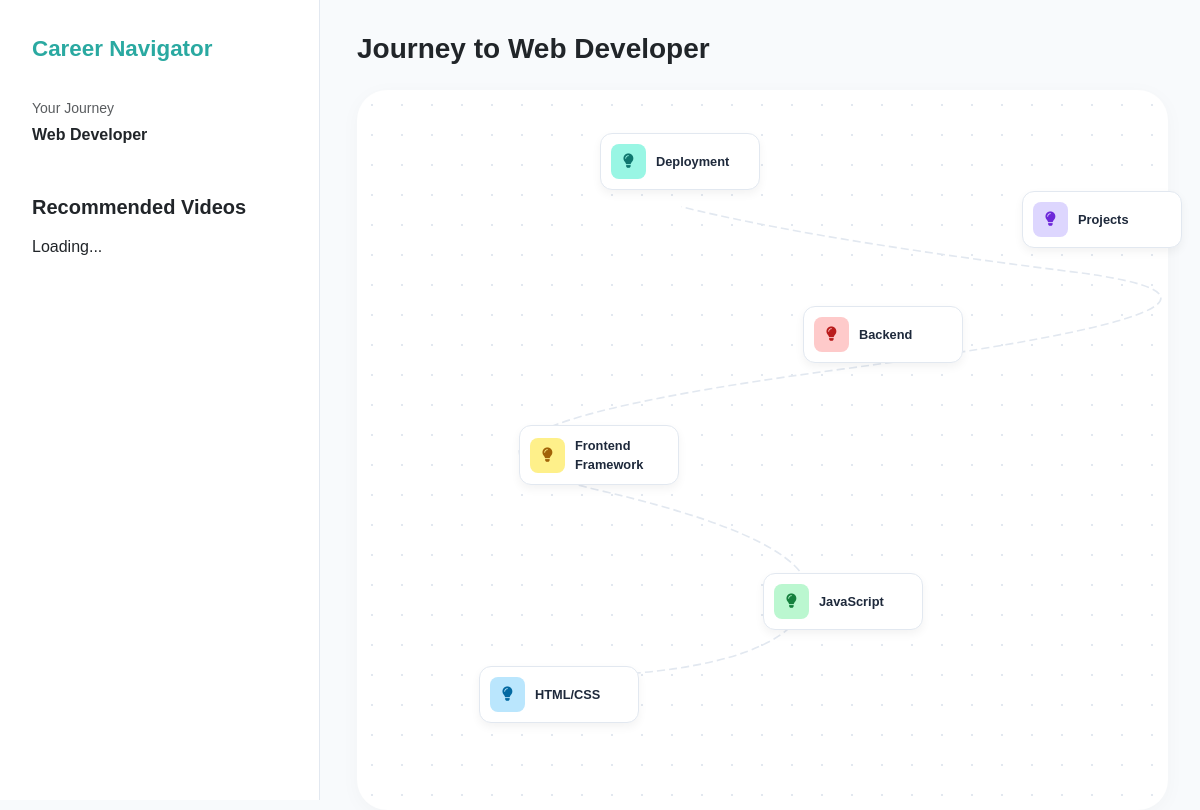
The page /roadmap_details.php on the database its author committed.
### tables this page shows
CREATE TABLE `user_profile` (
  `profile_id` int(10) UNSIGNED NOT NULL,
  `user_id` int(10) UNSIGNED NOT NULL,
  `full_name` varchar(100) NOT NULL,
  `education_level` varchar(100) DEFAULT NULL,
  `experience_level` varchar(100) DEFAULT NULL,
  `age` int(11) DEFAULT NULL,
  `gender` enum('Male','Female','Other') DEFAULT NULL,
  `preferred_industries` varchar(255) DEFAULT NULL,
  `skills` varchar(255) DEFAULT NULL,
  `target_career` varchar(100) DEFAULT NULL,
  `bio` text DEFAULT NULL,
  `profile_completed` tinyint(1) DEFAULT 0,
  `profile_picture` varchar(255) DEFAULT NULL,
  `career_goal` int(10) UNSIGNED DEFAULT NULL,
  `stream` varchar(255) DEFAULT NULL,
  `dob` date DEFAULT NULL,
  `location` varchar(255) DEFAULT NULL,
  `contact_number` varchar(50) DEFAULT NULL,
  `linkedin_profile` varchar(255) DEFAULT NULL,
  `resume` varchar(255) DEFAULT NULL,
  `created_at` timestamp NOT NULL DEFAULT current_timestamp(),
  `updated_at` timestamp NOT NULL DEFAULT current_timestamp() ON UPDATE current_timestamp(),
  `assessment_completed` tinyint(1) DEFAULT 0
);

CREATE TABLE `career_roadmap` (
  `id` int(11) NOT NULL,
  `career_id` int(10) UNSIGNED NOT NULL,
  `step_order` int(11) DEFAULT NULL,
  `step_title` varchar(255) DEFAULT NULL,
  `step_description` text DEFAULT NULL
);

### roadmap_details.php (the view, shortened to what this page needs)
<?php
include '../config.php';
$user_id = $_SESSION['user_id'] ?? 1;
$career_stmt = $conn->prepare("SELECT target_career FROM user_profile WHERE user_id = ?");
$career_stmt->bind_param("i", $user_id);
$career_stmt->execute();
$career_name = $career_stmt->get_result()->fetch_assoc()['target_career'] ?? 'AI Engineer';
$roadmap_query = $conn->prepare("
    SELECT r.*,
    (SELECT COUNT(*) FROM roadmap_progress p WHERE p.roadmap_id = r.id AND p.user_id = ?) as is_done
    FROM career_roadmap r
    INNER JOIN careers c ON r.career_id = c.career_id
    WHERE c.career_name = ?
    ORDER BY r.step_order ASC");
$roadmap_query->bind_param("is", $user_id, $career_name);
$roadmap_query->execute();
$steps = $roadmap_query->get_result()->fetch_all(MYSQLI_ASSOC);
?>
<!DOCTYPE html>
<html lang="en">
<head>
    <link rel="stylesheet" href="https://cdn.jsdelivr.net/npm/bootstrap@5.3.0/dist/css/bootstrap.min.css">
    <link rel="stylesheet" href="https://cdnjs.cloudflare.com/ajax/libs/font-awesome/6.0.0/css/all.min.css">
</head>
<body>
<div class="dashboard-container">
<div class="sidebar-wrapper">
    <div class="sidebar" id="sidebar">
        <div class="nav-brand">Career Navigator</div>
        <div class="small text-muted mb-1">Your Journey</div>
        <div class="fw-bold text-dark"><?= $career_name ?></div><br><br>
        <div class="video-sidebar">
            <h5 class="fw-bold mb-3">Recommended Videos</h5>
            <div id="videoList">Loading...</div>
        </div>
    </div>
    <div class="sidebar-resizer" id="resizer"></div>
</div>
    <div class="roadmap-area">
        <h3 class="fw-bold mb-4">Journey to <?= $career_name ?></h3>
        <div class="canvas">
            <svg class="path-svg" viewBox="0 0 1000 800">
                <path d="M 220 680 Q 500 680 550 600 T 300 450 T 600 300 T 880 180 T 400 100"
                      fill="none" stroke="#e2e8f0" stroke-width="2" stroke-dasharray="10,5" />
            </svg>
            <?php foreach($steps as $index => $row):
                $num = $index + 1;
                $isDone = (bool)$row['is_done'];
            ?>
                <div class="node pos-<?= $num ?> <?= $isDone ? 'is-complete' : '' ?>"
                     onclick="toggleStep(<?= $row['id'] ?>, '<?= htmlspecialchars($row['step_title']) ?>', <?= $isDone ? 'true' : 'false' ?>)">
                    <div class="node-card">
                        <div class="node-icon c<?= ($index % 6) + 1 ?>">
                            <i class="fas fa-lightbulb"></i>
                        </div>
                        <div>
                            <div class="fw-bold" style="font-size: 0.8rem; color: var(--text-dark);"><?= htmlspecialchars($row['step_title']) ?></div>
                        </div>
                    </div>
                </div>
            <?php endforeach; ?>
        </div>
    </div>
</div>
</body>
</html>

### roadmap_details.php (style rules this page uses)
:root { --bg-soft: #f8fafc; --accent-teal: #2AA9A1; --text-dark: #1e293b; }
body { background: var(--bg-soft); font-family: 'Poppins', sans-serif; overflow: hidden; }
.dashboard-container { display: flex; height: 100vh; }
.sidebar { width: 240px; background: white; border-right: 1px solid #e2e8f0; padding: 2rem; z-index: 100; }
.nav-brand { color: var(--accent-teal); font-weight: 800; font-size: 1.4rem; margin-bottom: 2rem; }
.roadmap-area { flex-grow: 1; padding: 2rem; position: relative; }
.canvas { position: relative; width: 100%; height: 90vh; background: #ffffff; border-radius: 30px; box-shadow: 0 4px 20px rgba(0,0,0,0.03); background-image: radial-gradient(#e2e8f0 1px, transparent 1px); background-size: 30px 30px; }
.path-svg { position: absolute; top: 0; left: 0; width: 100%; height: 100%; pointer-events: none; z-index: 1; }
.node { position: absolute; z-index: 10; cursor: pointer; width: 160px; opacity: 0; animation: fadeInScale 0.6s ease forwards; }
.node-card { background: white; padding: 10px; border-radius: 12px; border: 1px solid #e2e8f0; display: flex; align-items: center; gap: 10px; box-shadow: 0 4px 10px rgba(0,0,0,0.05); transition: all 0.3s cubic-bezier(0.4, 0, 0.2, 1); position: relative; overflow: hidden; }
.node-icon { width: 35px; height: 35px; border-radius: 8px; display: flex; align-items: center; justify-content: center; color: white; font-size: 0.9rem; flex-shrink: 0; transition: transform 0.3s; }
.c1 { background: #bae6fd; color: #0369a1; }
.c2 { background: #bbf7d0; color: #15803d; }
.c3 { background: #fef08a; color: #a16207; }
.c4 { background: #fecaca; color: #b91c1c; }
.c5 { background: #ddd6fe; color: #6d28d9; }
.c6 { background: #99f6e4; color: #0f766e; }
.pos-1 { bottom: 12%; left: 15%; animation-delay: 0.1s; }
.pos-2 { bottom: 25%; left: 50%; animation-delay: 0.2s; }
.pos-3 { bottom: 45%; left: 20%; animation-delay: 0.3s; }
.pos-4 { bottom: 62%; left: 55%; animation-delay: 0.4s; }
.pos-5 { bottom: 78%; left: 82%; animation-delay: 0.5s; }
.pos-6 { bottom: 86%; left: 30%; animation-delay: 0.6s; }
.video-sidebar { width: 100%; max-height: calc(100vh - 140px); overflow-y: auto; padding-right: 6px; }
.sidebar-wrapper { display: flex; height: 100vh; }
.sidebar { width: 320px; min-width: 220px; max-width: 500px; background: white; border-right: 1px solid #e2e8f0; padding: 2rem; overflow: hidden; }
.sidebar-resizer { width: 5px; cursor: ew-resize; background: transparent; transition: background 0.2s; }

### rows shown on the page
user_profile: target_career "Web Developer"
career_roadmap: step_title "HTML/CSS"
career_roadmap: step_title "JavaScript"
career_roadmap: step_title "Frontend Framework"
career_roadmap: step_title "Backend"
career_roadmap: step_title "Projects"
career_roadmap: step_title "Deployment"
